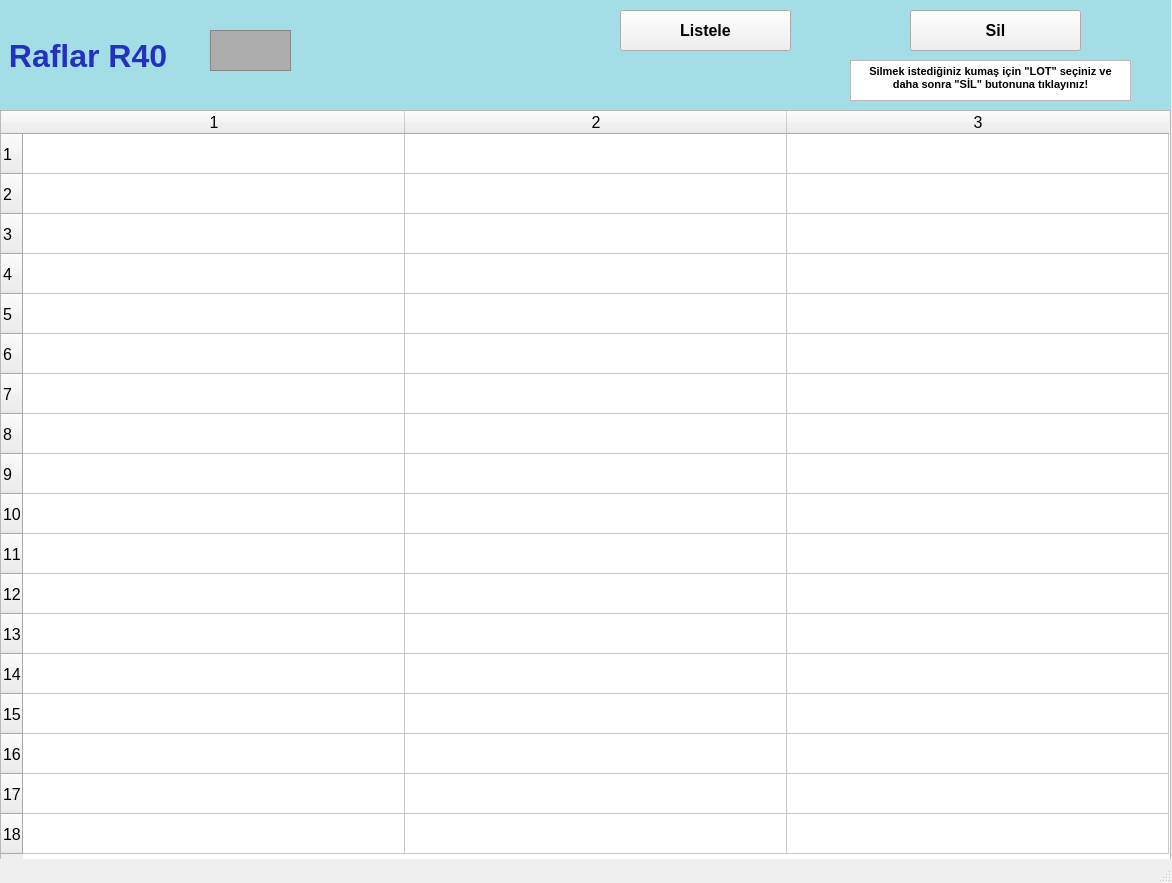
<?xml version="1.0" encoding="UTF-8"?>
<ui version="4.0">
 <class>raflarR40_ekran</class>
 <widget class="QMainWindow" name="raflarR40_ekran">
  <property name="geometry">
   <rect>
    <x>0</x>
    <y>0</y>
    <width>1172</width>
    <height>883</height>
   </rect>
  </property>
  <property name="font">
   <font>
    <pointsize>12</pointsize>
    <weight>50</weight>
    <bold>false</bold>
    <kerning>false</kerning>
   </font>
  </property>
  <property name="windowTitle">
   <string/>
  </property>
  <widget class="QWidget" name="centralwidget">
   <widget class="QLabel" name="raflarR1yazi_lbl">
    <property name="geometry">
     <rect>
      <x>0</x>
      <y>0</y>
      <width>1171</width>
      <height>111</height>
     </rect>
    </property>
    <property name="font">
     <font>
      <pointsize>24</pointsize>
      <weight>75</weight>
      <bold>true</bold>
     </font>
    </property>
    <property name="styleSheet">
     <string notr="true">background-color: rgb(163, 221, 229);
color: rgb(34, 50, 190);</string>
    </property>
    <property name="text">
     <string> Raflar R40</string>
    </property>
   </widget>
   <widget class="QFrame" name="raflarR1_img">
    <property name="geometry">
     <rect>
      <x>210</x>
      <y>30</y>
      <width>81</width>
      <height>41</height>
     </rect>
    </property>
    <property name="styleSheet">
     <string notr="true">background-color: rgb(173, 173, 173);</string>
    </property>
    <property name="frameShape">
     <enum>QFrame::StyledPanel</enum>
    </property>
    <property name="frameShadow">
     <enum>QFrame::Raised</enum>
    </property>
   </widget>
   <widget class="QTableWidget" name="R40_tw">
    <property name="geometry">
     <rect>
      <x>0</x>
      <y>110</y>
      <width>1171</width>
      <height>751</height>
     </rect>
    </property>
    <property name="baseSize">
     <size>
      <width>0</width>
      <height>0</height>
     </size>
    </property>
    <property name="rowCount">
     <number>18</number>
    </property>
    <property name="columnCount">
     <number>3</number>
    </property>
    <attribute name="horizontalHeaderVisible">
     <bool>true</bool>
    </attribute>
    <attribute name="horizontalHeaderCascadingSectionResizes">
     <bool>false</bool>
    </attribute>
    <attribute name="horizontalHeaderDefaultSectionSize">
     <number>382</number>
    </attribute>
    <attribute name="horizontalHeaderMinimumSectionSize">
     <number>38</number>
    </attribute>
    <attribute name="verticalHeaderDefaultSectionSize">
     <number>40</number>
    </attribute>
    <attribute name="verticalHeaderMinimumSectionSize">
     <number>23</number>
    </attribute>
    <row/>
    <row/>
    <row/>
    <row/>
    <row/>
    <row/>
    <row/>
    <row/>
    <row/>
    <row/>
    <row/>
    <row/>
    <row/>
    <row/>
    <row/>
    <row/>
    <row/>
    <row/>
    <column/>
    <column/>
    <column/>
   </widget>
   <widget class="QPushButton" name="listeleR40_btn">
    <property name="geometry">
     <rect>
      <x>620</x>
      <y>10</y>
      <width>171</width>
      <height>41</height>
     </rect>
    </property>
    <property name="font">
     <font>
      <pointsize>12</pointsize>
      <weight>75</weight>
      <bold>true</bold>
     </font>
    </property>
    <property name="text">
     <string>Listele</string>
    </property>
   </widget>
   <widget class="QPushButton" name="silR40_btn">
    <property name="geometry">
     <rect>
      <x>910</x>
      <y>10</y>
      <width>171</width>
      <height>41</height>
     </rect>
    </property>
    <property name="font">
     <font>
      <pointsize>12</pointsize>
      <weight>75</weight>
      <bold>true</bold>
     </font>
    </property>
    <property name="text">
     <string>Sil</string>
    </property>
   </widget>
   <widget class="QTextBrowser" name="textBrowser">
    <property name="geometry">
     <rect>
      <x>850</x>
      <y>60</y>
      <width>281</width>
      <height>41</height>
     </rect>
    </property>
    <property name="html">
     <string>&lt;!DOCTYPE HTML PUBLIC &quot;-//W3C//DTD HTML 4.0//EN&quot; &quot;http://www.w3.org/TR/REC-html40/strict.dtd&quot;&gt;
&lt;html&gt;&lt;head&gt;&lt;meta name=&quot;qrichtext&quot; content=&quot;1&quot; /&gt;&lt;style type=&quot;text/css&quot;&gt;
p, li { white-space: pre-wrap; }
&lt;/style&gt;&lt;/head&gt;&lt;body style=&quot; font-family:'MS Shell Dlg 2'; font-size:12pt; font-weight:400; font-style:normal;&quot;&gt;
&lt;p align=&quot;center&quot; style=&quot; margin-top:0px; margin-bottom:0px; margin-left:0px; margin-right:0px; -qt-block-indent:0; text-indent:0px;&quot;&gt;&lt;span style=&quot; font-size:8pt; font-weight:600;&quot;&gt;Silmek istediğiniz kumaş için &amp;quot;LOT&amp;quot; seçiniz ve daha sonra &amp;quot;SİL&amp;quot; butonuna tıklayınız!&lt;/span&gt;&lt;/p&gt;&lt;/body&gt;&lt;/html&gt;</string>
    </property>
   </widget>
  </widget>
  <widget class="QStatusBar" name="statusbar"/>
 </widget>
 <resources/>
 <connections/>
</ui>
